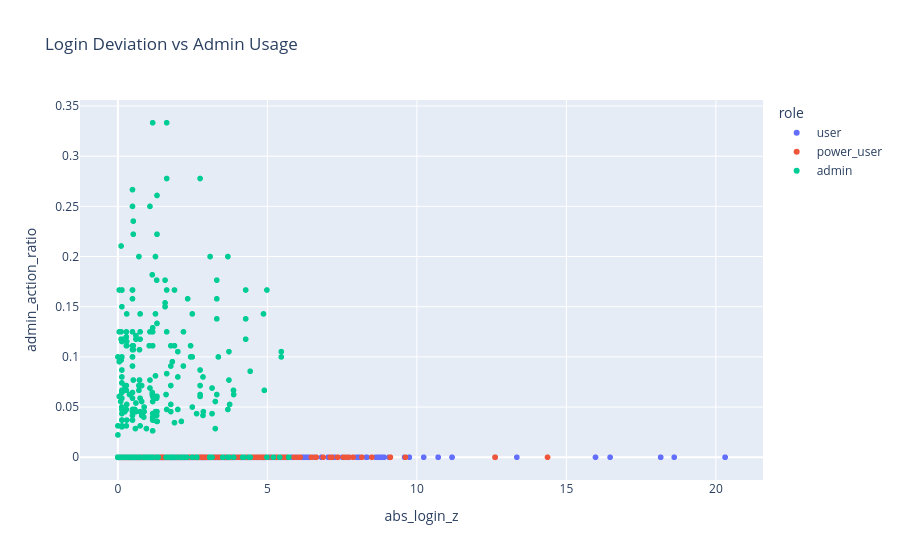

Write notebook code for a chart like this one.
### Code cell
fig = px.scatter(
    sessions_df,
    x="abs_login_z",
    y="admin_action_ratio",
    color="role",
    hover_data=["session_id", "total_events"],
    title="Login Deviation vs Admin Usage"
)

fig.show()

### Figure 1 — Plotly figure (JSON) as saved in the notebook; plotly's stock layout.template omitted (floating-point values rounded to 4 significant figures; data arrays with more than 128 entries replaced by an {"elided": "..."} marker saying what was removed)
{"data": [{"customdata": {"elided": "3215x2 mixed values"}, "hovertemplate": "role=user<br>abs_login_z=%{x}<br>admin_action_ratio=%{y}<br>session_id=%{customdata[0]}<br>total_events=%{customdata[1]}<extra></extra>", "legendgroup": "user", "marker": {"color": "#636efa", "symbol": "circle"}, "mode": "markers", "name": "user", "showlegend": true, "type": "scattergl", "x": {"elided": "3215 float values"}, "xaxis": "x", "y": {"elided": "3215 float values"}, "yaxis": "y"}, {"customdata": {"elided": "1093x2 mixed values"}, "hovertemplate": "role=power_user<br>abs_login_z=%{x}<br>admin_action_ratio=%{y}<br>session_id=%{customdata[0]}<br>total_events=%{customdata[1]}<extra></extra>", "legendgroup": "power_user", "marker": {"color": "#EF553B", "symbol": "circle"}, "mode": "markers", "name": "power_user", "showlegend": true, "type": "scattergl", "x": {"elided": "1093 float values"}, "xaxis": "x", "y": {"elided": "1093 float values"}, "yaxis": "y"}, {"customdata": {"elided": "403x2 mixed values"}, "hovertemplate": "role=admin<br>abs_login_z=%{x}<br>admin_action_ratio=%{y}<br>session_id=%{customdata[0]}<br>total_events=%{customdata[1]}<extra></extra>", "legendgroup": "admin", "marker": {"color": "#00cc96", "symbol": "circle"}, "mode": "markers", "name": "admin", "showlegend": true, "type": "scattergl", "x": {"elided": "403 float values"}, "xaxis": "x", "y": {"elided": "403 float values"}, "yaxis": "y"}], "layout": {"legend": {"title": {"text": "role"}, "tracegroupgap": 0}, "title": {"text": "Login Deviation vs Admin Usage"}, "xaxis": {"anchor": "y", "domain": [0, 1], "title": {"text": "abs_login_z"}}, "yaxis": {"anchor": "x", "domain": [0, 1], "title": {"text": "admin_action_ratio"}}}}
